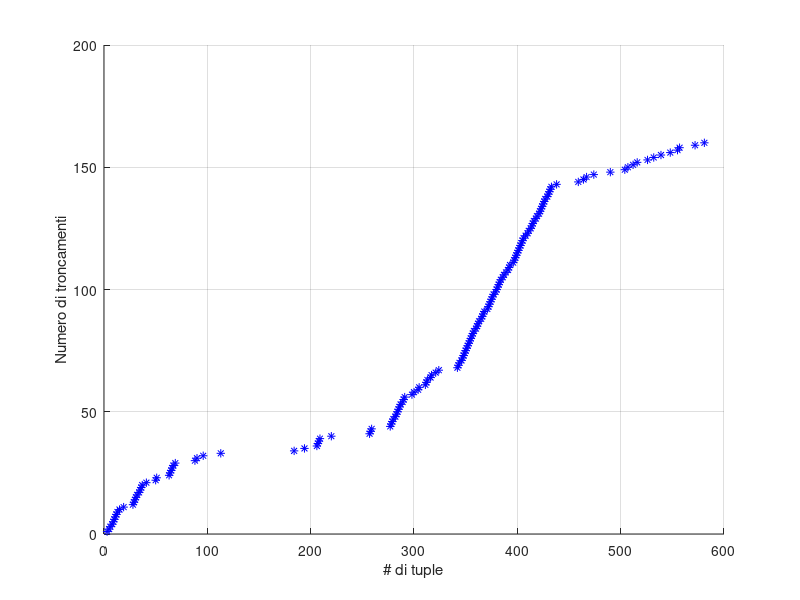
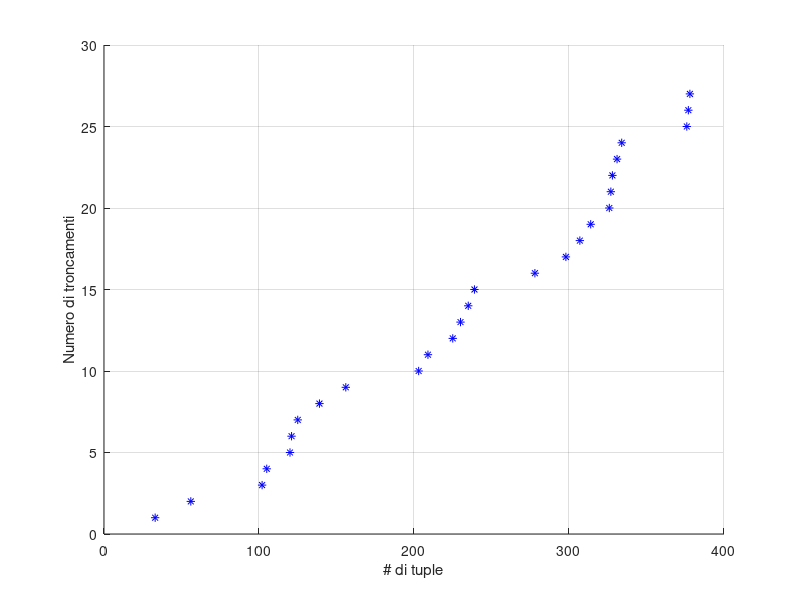

MATLAB code for these plots, in order:
clc, clear all, close all;

limit = 2*150;
interarrivi_mercury = load("tupling_MercuryErrorLog-150/interarrivals.txt");
interarrivi_bgl = load("tupling_BGLErrorLog-150/interarrivals.txt");

%% Mercury
j = 1;
hold on;
for i=1:length(interarrivi_mercury)
    if(interarrivi_mercury(i) <= limit)
        tronc_mercury(j) = i;
        plot(i,j, '-*b');
        j = j+1;
    end
end
grid;
xlabel("# di tuple");
ylabel("Numero di troncamenti");

%% BGL
figure;
j=1;
hold on;
for i=1:length(interarrivi_bgl)
    if(interarrivi_bgl(i) <= limit)
        tronc_bgl(j) = i;
        plot(i,j, '-*b');
        j = j+1;
    end 
end
grid;
xlabel("# di tuple");
ylabel("Numero di troncamenti");


